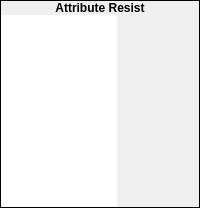
          <widget class="QFrame" name="frame_188">
           <property name="sizePolicy">
            <sizepolicy hsizetype="Preferred" vsizetype="Preferred">
             <horstretch>0</horstretch>
             <verstretch>0</verstretch>
            </sizepolicy>
           </property>
           <property name="frameShape">
            <enum>QFrame::Box</enum>
           </property>
           <property name="frameShadow">
            <enum>QFrame::Plain</enum>
           </property>
           <layout class="QVBoxLayout" name="verticalLayout_323">
            <property name="spacing">
             <number>0</number>
            </property>
            <property name="margin">
             <number>0</number>
            </property>
            <item>
             <widget class="QLabel" name="label_238">
              <property name="sizePolicy">
               <sizepolicy hsizetype="Preferred" vsizetype="Fixed">
                <horstretch>0</horstretch>
                <verstretch>0</verstretch>
               </sizepolicy>
              </property>
              <property name="font">
               <font>
                <weight>75</weight>
                <bold>true</bold>
               </font>
              </property>
              <property name="text">
               <string>Attribute Resist</string>
              </property>
              <property name="alignment">
               <set>Qt::AlignCenter</set>
              </property>
             </widget>
            </item>
            <item>
             <widget class="QWidget" name="widget_199" native="true">
              <property name="minimumSize">
               <size>
                <width>116</width>
                <height>0</height>
               </size>
              </property>
              <property name="maximumSize">
               <size>
                <width>116</width>
                <height>16777215</height>
               </size>
              </property>
              <layout class="QHBoxLayout" name="horizontalLayout_164">
               <property name="spacing">
                <number>0</number>
               </property>
               <property name="margin">
                <number>0</number>
               </property>
               <item>
                <widget class="QListWidget" name="lwAttributeResist">
                 <property name="sizePolicy">
                  <sizepolicy hsizetype="Preferred" vsizetype="Preferred">
                   <horstretch>0</horstretch>
                   <verstretch>0</verstretch>
                  </sizepolicy>
                 </property>
                 <property name="frameShape">
                  <enum>QFrame::NoFrame</enum>
                 </property>
                 <property name="horizontalScrollBarPolicy">
                  <enum>Qt::ScrollBarAlwaysOff</enum>
                 </property>
                 <property name="editTriggers">
                  <set>QAbstractItemView::NoEditTriggers</set>
                 </property>
                 <property name="selectionMode">
                  <enum>QAbstractItemView::NoSelection</enum>
                 </property>
                 <property name="iconSize">
                  <size>
                   <width>16</width>
                   <height>16</height>
                  </size>
                 </property>
                 <property name="textElideMode">
                  <enum>Qt::ElideNone</enum>
                 </property>
                 <property name="verticalScrollMode">
                  <enum>QAbstractItemView::ScrollPerPixel</enum>
                 </property>
                 <property name="uniformItemSizes">
                  <bool>true</bool>
                 </property>
                </widget>
               </item>
              </layout>
             </widget>
            </item>
           </layout>
          </widget>
